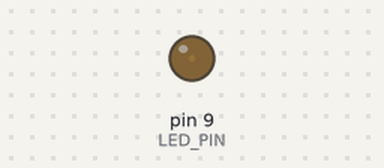
Bench run of a sketch on a simulated Arduino Uno, built with avr-gcc and run on an emulated ATmega328P. Shown: output pins drawn as LEDs (lit = HIGH).

Above: at 0.05 s.
At 1.15 s:
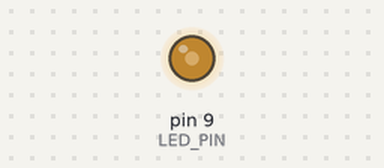
At 2.3 s:
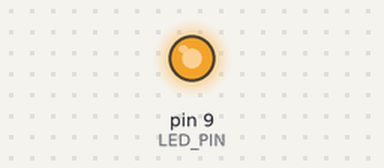
At 4.6 s:
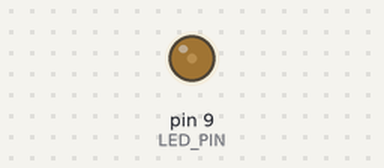
Timing chart, 0 to 6.7 s (numbered marks = the images above):
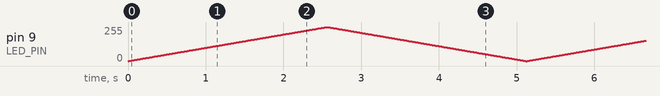

The sketch:

pwm_led_fade.ino
```cpp
#define LED_PIN 9   // PWM pin

void setup() {
  pinMode(LED_PIN, OUTPUT);
}

void loop() {

  // Fade from minimum (0) to maximum (255)
  for (int brightness = 0; brightness <= 255; brightness++) {
    analogWrite(LED_PIN, brightness);
    delay(10);
  }

  // Fade from maximum (255) to minimum (0)
  for (int brightness = 255; brightness >= 0; brightness--) {
    analogWrite(LED_PIN, brightness);
    delay(10);
  }
}
```
